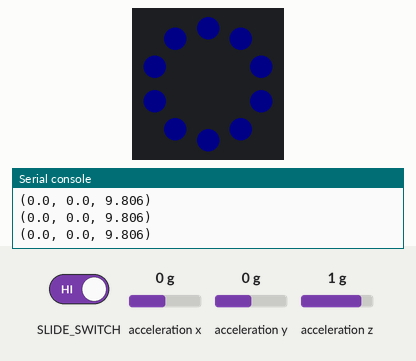
Simulated run of this program. Board: Circuit Playground running CircuitPython. Parts: the board's ring of 10 RGB LEDs (number 0 left of the top, counting anticlockwise), the last lines printed to the serial console. The inputs (shaded band) are chosen by the test bench; at power-on: acceleration x 0 g, acceleration y 0 g, acceleration z 1 g. Dim RGB values are drawn brighter than linear.

Above: at 1.2 s.
1.3 s: slide switch moved to the right
At 1.7 s:
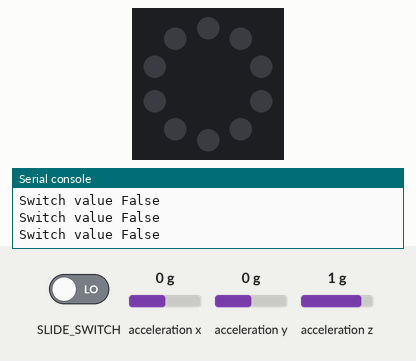
2.8 s: slide switch moved to the left
At 3.2 s:
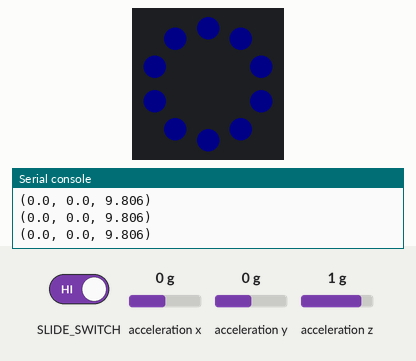
4.3 s: acceleration x set to -1.4 g
At 5.3 s:
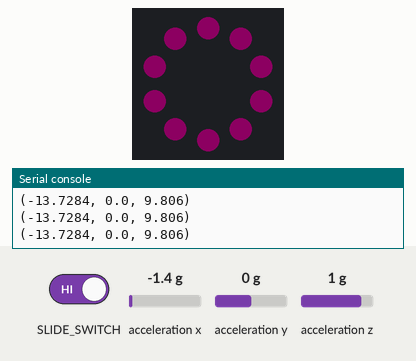
5.8 s: acceleration y set to -1.4 g
At 6.3 s:
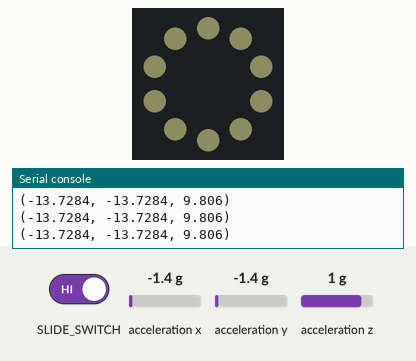
7.3 s: acceleration z set to 0 g
At 8.5 s:
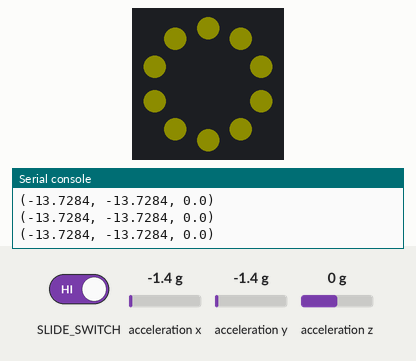
8.8 s: acceleration x set to 0 g
At 9.5 s:
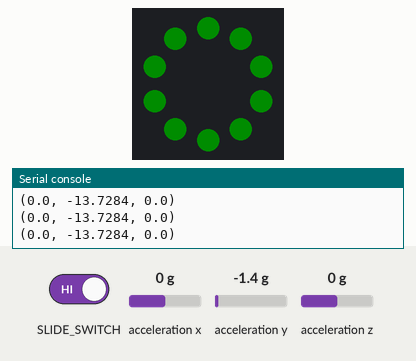
Timing chart, 0 to 11.3 s (numbered marks = the images above; inputs shaded):
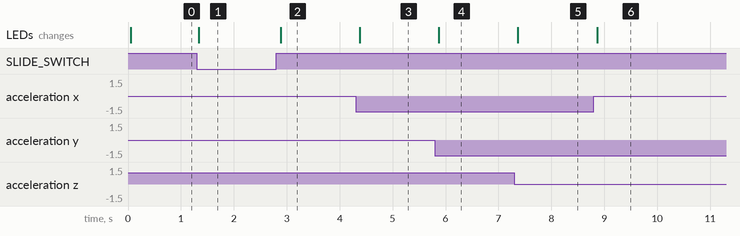

Measured:
- after the input at 1.3 s, the LEDs: change at once (image 1)
- after the input at 2.8 s, the LEDs: change after 0.08 s (image 2)
- after the input at 4.3 s, the LEDs: change after 0.08 s (image 3)
- after the input at 5.8 s, the LEDs: change after 0.07 s (image 4)
- after the input at 7.3 s, the LEDs: change after 0.07 s (image 5)
- after the input at 8.8 s, the LEDs: change after 0.06 s (image 6)

The program:

code.py
```python
from adafruit_circuitplayground import cp
from time import sleep


def slow_print(inp):
    print(inp)
    sleep(.05)

def Main():
    switchpos = cp.switch
    R = 0
    G = 0
    B = 0
    x, y, z = cp.acceleration
    if switchpos == False:
        cp.pixels.fill((0, 0, 0))
        slow_print("Switch value %s" % switchpos)

    else:
        slow_print((x, y, z))
        cp.pixels.fill(((R + abs(int(x))), (G + abs(int(y))), (B + abs(int(z)))))
        # slow_print(switchpos)


while True:
    Main()
```
